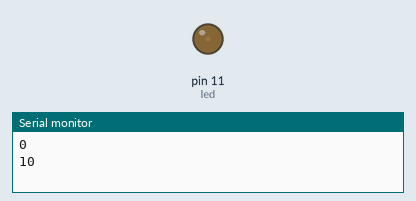
Simulated run of this sketch. Board: Arduino Uno, built with avr-gcc and run on an emulated ATmega328P. On the bench: output pins drawn as LEDs (lit = HIGH), the last lines printed to the serial monitor.

Above: at 0.05 s.
At 0.55 s:
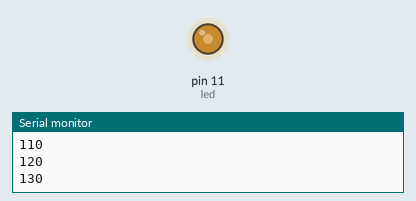
At 0.9 s:
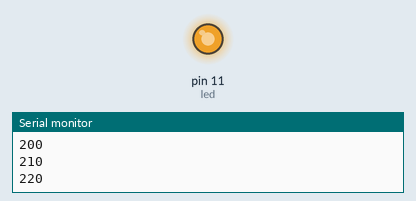
At 1.8 s:
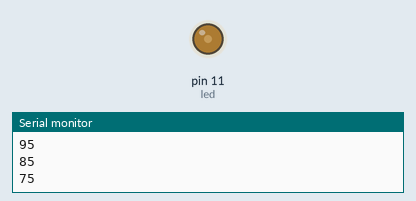
Timing chart, 0 to 4.8 s (numbered marks = the images above):
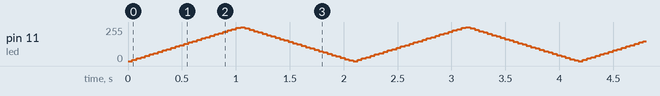

The sketch:

ledincrementdecrement.ino
```cpp
int led=11;
void setup()
{
  pinMode(11,OUTPUT);
  Serial.begin(9600);
}
void loop()
{
  for(int a=0; a<=255; a+=10)
  {
    analogWrite(led,a);
    Serial.println(a);
    delay(40);
  }
  for(int a=255; a>=0; a-=10)
  {
    analogWrite(led,a);
    Serial.println(a);
    delay(40);
  }
}
```
